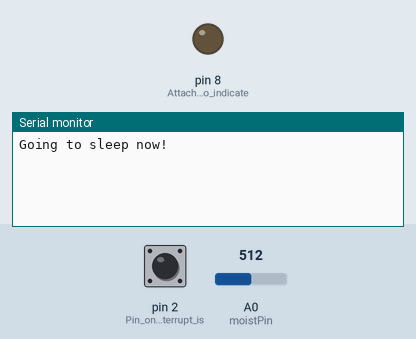
Bench run of a sketch on a simulated Arduino Uno, built with avr-gcc and run on an emulated ATmega328P. Parts: output pins drawn as LEDs (lit = HIGH), the last lines printed to the serial monitor. Inputs (shaded band) come from the test bench; at power-on: pin 2 (Pin_on_which_interrupt_is) HIGH, A0 (moistPin) = 512. Sleep ends after the set time or at an interrupt; no radio packets arrive unless stated; pins used as bus, display or sensor lines are not drawn.

Above: at 1.2 s.
1.3 s: pin 2 (Pin_on_which_interrupt_is) pulled LOW for 1 s
At 1.31 s:
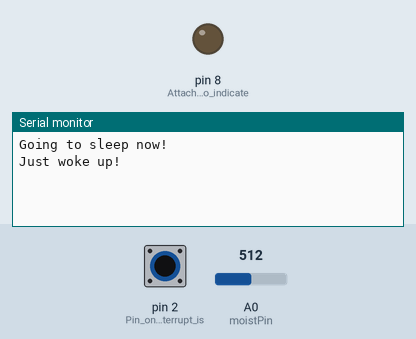
4.3 s: pin 2 (Pin_on_which_interrupt_is) pulled LOW for 3.2 s
At 8.5 s:
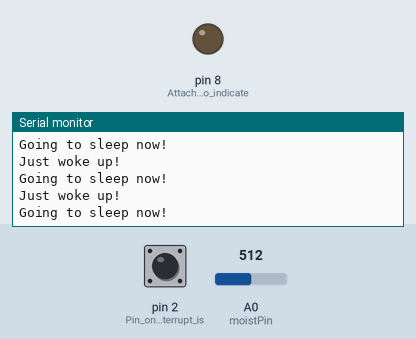

The sketch:

nRF_SLEEP_MOIST_RX.ino
```cpp
#include <RF24.h>
#include <nRF24L01.h>
#include <SPI.h>
#include <avr/sleep.h>

const int pinCE = 4, pinCSN = 5, gnd = 7, gnd2 = 3;
const int moistSensor = 9, moistPin = A0;
int moist;
byte gotByte = 0;
RF24 radio(pinCE, pinCSN);
const uint64_t pAddress = 0xB00B1E5012LL;

void wakeUp();
void sleepNow();
void readMoisture();

void setup()
{
  Serial.begin(9600);
  //analogReference(INTERNAL);    //Setting aRef to 1.1V for more consistent readings
  pinMode(gnd, OUTPUT);
  pinMode(gnd2, OUTPUT);
  pinMode(moistSensor, OUTPUT);
  digitalWrite(gnd,LOW);
  digitalWrite(gnd2,LOW);
  pinMode(2, INPUT_PULLUP);  //Pin on which interrupt is attached
  pinMode(8, OUTPUT);  //Attaching led to indicate state
  digitalWrite(8, HIGH);

  //Setting up the nRF
  radio.begin();
  radio.setAutoAck(1);
  radio.enableAckPayload();
  radio.openReadingPipe(1, pAddress);
  radio.setPALevel(RF24_PA_MAX);
  radio.setDataRate(RF24_1MBPS);
  radio.startListening();
  radio.maskIRQ(1, 1, 0);
  //Turns on IRQ when data is received
  //i.e. interrupt is generated on rx_ready

}

void loop()
{
  //delay(2000);
  sleepNow();
  /*
  readMoisture();
  Serial.println(moist);
  */
}

void sleepNow()
{
  sleep_enable();  //Enables sleeping on the Arduino
  attachInterrupt(0, wakeUp, LOW);  //Interrupt on pin D2
  set_sleep_mode(SLEEP_MODE_PWR_DOWN);  //Choose preferred sleep mode
  digitalWrite(8, LOW);          //Status LED switched off
  Serial.println("Going to sleep now!");
  delay(50);

  sleep_cpu();    //This is how the processor is put to sleep

  //Code continues from here after waking from interrupt

   readMoisture();  //Take moisture reading
   radio.writeAckPayload(1, &moist, sizeof(moist));
    //Transmit the moisture date to pipe 1 in form of AckPayload
    //ackpayload is delivered as soon as rx is received i.e. just when
    //node wakes up. Therefore this payload is sent with next rx
    //Therefore the real time moist reading is sent with the second rx

  Serial.println("Just woke up!");
  digitalWrite(8, HIGH);
  //Receive data being transmitted after waking up
  if(radio.available())
  {
    radio.read(&gotByte, sizeof(byte));
   delay(50);    //So that second transmission is successful
   //before the interrupt is attached again hence
   //it prevents another interrupt from being generated
   if(radio.available())
    {
      radio.read(&gotByte, sizeof(byte));
      Serial.print("Received packet number: ");
      Serial.println(gotByte);
    }
  }
}

void wakeUp()    //This is the ISR
{
  sleep_disable();    //Disables sleeping
  detachInterrupt(0);    //Detach the interrupt at pin D2
}

void readMoisture()
{
  digitalWrite(moistSensor, HIGH);  //Turns on moisture sensor
  delay(5);
  moist = analogRead(moistPin);  //Read moisture from analog pin 0
  //Reading is actually the level of dryness in the soil xD
  digitalWrite(moistSensor, LOW);
}
```

Measured:
- after the input at 1.3 s, the serial monitor: prints a new line at once (image 1)
